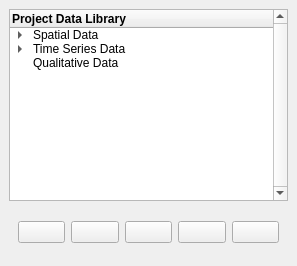
  <widget class="QDockWidget" name="DataDock">
   <property name="minimumSize">
    <size>
     <width>297</width>
     <height>167</height>
    </size>
   </property>
   <property name="floating">
    <bool>false</bool>
   </property>
   <property name="features">
    <set>QDockWidget::AllDockWidgetFeatures</set>
   </property>
   <property name="allowedAreas">
    <set>Qt::LeftDockWidgetArea|Qt::RightDockWidgetArea</set>
   </property>
   <property name="windowTitle">
    <string>Data</string>
   </property>
   <attribute name="dockWidgetArea">
    <number>1</number>
   </attribute>
   <widget class="QWidget" name="DataDock_Contents">
    <layout class="QVBoxLayout" name="verticalLayout_2">
     <item>
      <widget class="QTreeWidget" name="DataDock_View">
       <property name="verticalScrollBarPolicy">
        <enum>Qt::ScrollBarAlwaysOn</enum>
       </property>
       <column>
        <property name="text">
         <string>Project Data Library</string>
        </property>
        <property name="font">
         <font>
          <weight>75</weight>
          <italic>false</italic>
          <bold>true</bold>
         </font>
        </property>
       </column>
       <item>
        <property name="text">
         <string>Spatial Data</string>
        </property>
        <item>
         <property name="text">
          <string>Land Use</string>
         </property>
         <item>
          <property name="text">
           <string>&lt;no data&gt;</string>
          </property>
         </item>
        </item>
        <item>
         <property name="text">
          <string>Population</string>
         </property>
         <item>
          <property name="text">
           <string>&lt;no data&gt;</string>
          </property>
         </item>
        </item>
        <item>
         <property name="text">
          <string>Elevation</string>
         </property>
         <item>
          <property name="text">
           <string>&lt;no data&gt;</string>
          </property>
         </item>
        </item>
        <item>
         <property name="text">
          <string>Soil Classification</string>
         </property>
         <item>
          <property name="text">
           <string>&lt;no data&gt;</string>
          </property>
         </item>
        </item>
        <item>
         <property name="text">
          <string>Built Infrastructure</string>
         </property>
         <item>
          <property name="text">
           <string>&lt;no data&gt;</string>
          </property>
         </item>
        </item>
        <item>
         <property name="text">
          <string>Overlays</string>
         </property>
         <item>
          <property name="text">
           <string>&lt;no data&gt;</string>
          </property>
         </item>
        </item>
        <item>
         <property name="text">
          <string>Locality Maps</string>
         </property>
         <item>
          <property name="text">
           <string>&lt;no data&gt;</string>
          </property>
         </item>
        </item>
       </item>
       <item>
        <property name="text">
         <string>Time Series Data</string>
        </property>
        <item>
         <property name="text">
          <string>Rainfall</string>
         </property>
         <item>
          <property name="text">
           <string>&lt;no data&gt;</string>
          </property>
         </item>
        </item>
        <item>
         <property name="text">
          <string>Evapotranspiration</string>
         </property>
         <item>
          <property name="text">
           <string>&lt;no data&gt;</string>
          </property>
         </item>
        </item>
        <item>
         <property name="text">
          <string>Solar Radiation</string>
         </property>
         <item>
          <property name="text">
           <string>&lt;no data&gt;</string>
          </property>
         </item>
        </item>
       </item>
       <item>
        <property name="text">
         <string>Qualitative Data</string>
        </property>
       </item>
      </widget>
     </item>
     <item>
      <widget class="QWidget" name="DataDock_Controls" native="true">
       <property name="minimumSize">
        <size>
         <width>0</width>
         <height>50</height>
        </size>
       </property>
       <layout class="QHBoxLayout" name="horizontalLayout">
        <item>
         <widget class="QPushButton" name="addData">
          <property name="text">
           <string/>
          </property>
          <property name="icon">
           <iconset resource="graphics/ubeats.qrc">
            <normaloff>:/icons/add-icon.png</normaloff>:/icons/add-icon.png</iconset>
          </property>
          <property name="iconSize">
           <size>
            <width>20</width>
            <height>20</height>
           </size>
          </property>
         </widget>
        </item>
        <item>
         <widget class="QPushButton" name="removeData">
          <property name="text">
           <string/>
          </property>
          <property name="icon">
           <iconset resource="graphics/ubeats.qrc">
            <normaloff>:/icons/delete-icon.png</normaloff>:/icons/delete-icon.png</iconset>
          </property>
          <property name="iconSize">
           <size>
            <width>20</width>
            <height>20</height>
           </size>
          </property>
         </widget>
        </item>
        <item>
         <widget class="QPushButton" name="infoData">
          <property name="text">
           <string/>
          </property>
          <property name="icon">
           <iconset resource="graphics/ubeats.qrc">
            <normaloff>:/icons/Info-icon.png</normaloff>:/icons/Info-icon.png</iconset>
          </property>
          <property name="iconSize">
           <size>
            <width>20</width>
            <height>20</height>
           </size>
          </property>
         </widget>
        </item>
        <item>
         <widget class="QPushButton" name="previewData">
          <property name="text">
           <string/>
          </property>
          <property name="icon">
           <iconset resource="graphics/ubeats.qrc">
            <normaloff>:/icons/eye-2387853_960_720.png</normaloff>:/icons/eye-2387853_960_720.png</iconset>
          </property>
          <property name="iconSize">
           <size>
            <width>20</width>
            <height>20</height>
           </size>
          </property>
         </widget>
        </item>
        <item>
         <widget class="QPushButton" name="expcolData">
          <property name="text">
           <string/>
          </property>
          <property name="icon">
           <iconset resource="graphics/ubeats.qrc">
            <normaloff>:/icons/arrowright.png</normaloff>:/icons/arrowright.png</iconset>
          </property>
          <property name="iconSize">
           <size>
            <width>20</width>
            <height>20</height>
           </size>
          </property>
         </widget>
        </item>
       </layout>
      </widget>
     </item>
    </layout>
   </widget>
  </widget>
